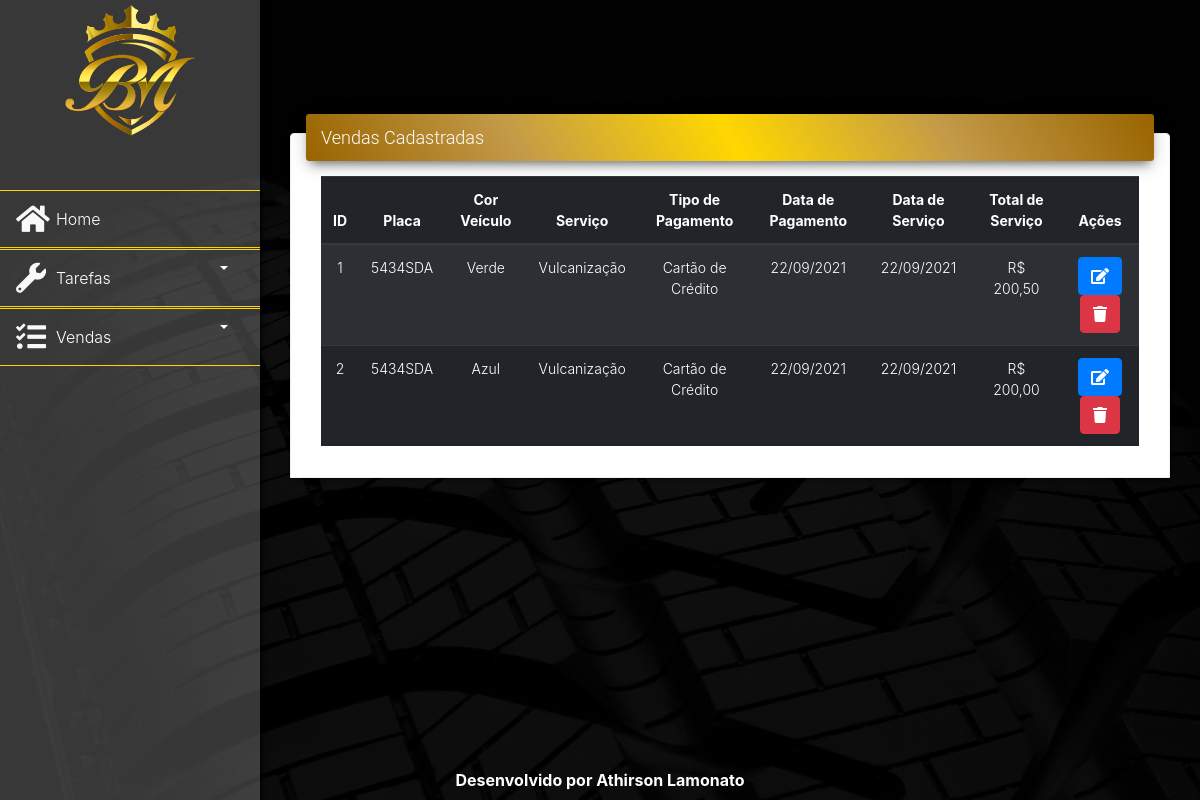
Screenshot of /dados_vendas.php with the database file from the repository.
### tables this page shows
CREATE TABLE `vendas` (
  `ID` bigint(20) UNSIGNED NOT NULL,
  `PLACA` varchar(50) NOT NULL,
  `COR` varchar(50) NOT NULL,
  `TAREFA` int(11) NOT NULL,
  `TIPO_PAGAMENTO` varchar(50) NOT NULL,
  `DATA_PAGAMENTO` date NOT NULL,
  `DATA_SERVICO` date NOT NULL,
  `TOTAL_SERVICO` float NOT NULL,
  `OBSERVACAO` varchar(400) NOT NULL
);

CREATE TABLE `tarefas` (
  `ID` bigint(20) UNSIGNED NOT NULL,
  `NOME` varchar(50) NOT NULL,
  `VALOR` decimal(10,0) NOT NULL,
  `DESCRICAO` varchar(400) NOT NULL
);

### dados_vendas.php (called while the page is built, shortened)
<?php
	require_once 'app/src/dados.php';
	$vendas = Vendas::getVendas();
    include __DIR__ . '/includes/header.php';
    include __DIR__ . '/includes/menu.php';
    include __DIR__ . '/includes/navbar.php';
    include __DIR__ . '/includes/listagem_vendas.php';
    include __DIR__ . '/includes/footer.php';
?>

### app/Db/Database.php (called while the page is built, shortened)
<?php
  class Database{
    private $connection;
    private function setConnection(){
      try{
        $this->connection = new PDO('mysql:host='.self::HOST.';dbname='.self::NAME, self::USER, self::PASS);
        $this->connection->setAttribute(PDO::ATTR_ERRMODE, PDO::ERRMODE_EXCEPTION);
      }catch(PDOException $e){
        die('ERROR: '.$e->setMessage());
      }
    }
    public function execute($query, $params = []){
      try{
        $statement = $this->connection->prepare($query);
        $statement->execute($params);
        return $statement;
      }catch(PDOException $e){
        die('ERROR: '.$e->setMessage());
      }
    }
    public function selectVendas($id = 0){
      $valor = $id;
      $valor = str_replace(' ', '%', strtoupper($valor));
      $query = 'SELECT
                  v.id,
                  v.placa,
                  v.cor,
                  v.tarefa tarefaid,
                  t.nome tarefa,
                  v.tipo_pagamento,
                  v.data_pagamento,
                  v.data_servico,
                  v.total_servico,
                  v.observacao
              FROM
                  vendas v
              INNER JOIN tarefas t ON (t.id = v.tarefa)
              WHERE v.id = :ID or :ID = 0';
      return $this->execute($query,[':ID' => $valor]);
    }
  }
?>

### app/src/dados.php (called while the page is built, shortened)
<?php
	require_once 'app/Db/Database.php';
	class Vendas{
		public static function getVendas(){
      return (new Database('vendas'))->selectVendas()->fetchAll(PDO::FETCH_CLASS);
    }
	}

### includes/listagem_vendas.php (the view, shortened to what this page needs)
<?php
  function converter_formato_data($data){
    $dt = str_replace("-", "/", $data);
    return date('d/m/Y', strtotime($dt));
  }
  function formatar_valores($valor){
    $valor = number_format($valor ,2,",",".");
    return $valor;
  }
$resultados = '';
foreach ($vendas as $objVendas) {
  $total_servico = formatar_valores($objVendas->total_servico);
  $data_servico = converter_formato_data($objVendas->data_servico);
  $data_pagamento = converter_formato_data($objVendas->data_pagamento);
  $resultados .= '<tr class="text-center">
            <td>' . $objVendas->id . '</td>
            <td>' . $objVendas->placa . '</td>
            <td>' . $objVendas->cor . '</td>
            <td>' . $objVendas->tarefa . '</td>
            <td>' . $objVendas->tipo_pagamento . '</td>
            <td>' . $data_pagamento . '</td>
            <td>' . $data_servico . '</td>
            <td>R$ ' . $total_servico . '</td>
            <td>
              <a href="edit_vendas.php?id='. $objVendas->id . '" class="btn btn-primary"><i class="fa fa-edit"></i></a>
              <a href="excluir_vendas.php?id=' . $objVendas->id . '" class="btn btn-danger"><i class="fa fa-trash"></i></a>
            </td>
          </tr>';
}
$resultados = strlen($resultados) ? $resultados : '<tr><td colspan="8" class="text-center">Não há vendas cadastradas</td></tr>'
?>
  <div class="content">
    <div class="container-fluid container-principal">
      <div class="row">
        <div class="col-md-12">
          <div class="card card-plain">
            <div class="card-header card-header-primary">
              <h4 class="card-title mt-0"><?=TITLE?></h4>
            </div>
            <div class="card-body">
              <div class="table-responsive">
                <table class="table table-hover table-dark table-striped">
                <thead class="text-center">
                    <th>
                      ID
                    </th>
                    <th>
                      Placa
                    </th>
                    <th>
                      Cor Veículo
                    </th>
                    <th>
                      Serviço
                    </th>
                    <th>
                      Tipo de Pagamento
                    </th>
                    <th>
                      Data de Pagamento
                    </th>
                    <th>
                      Data de Serviço
                    </th>
                    <th>
                      Total de Serviço
                    </th>
                    <th>
                      Ações
                    </th>
                  </thead>
                  <tbody>
                    <?= $resultados ?>
                  </tbody>
                </table>
              </div>
            </div>
          </div>
        </div>
      </div>
    </div>
  </div>

### includes/header.php (shortened to what this page needs)
<!DOCTYPE html>
<html lang="en">
<head>
  <link rel="stylesheet" href="https://stackpath.bootstrapcdn.com/bootstrap/4.1.3/css/bootstrap.min.css">
  <link href="https://cdn.jsdelivr.net/npm/select2@4.1.0-rc.0/dist/css/select2.min.css" rel="stylesheet" />
  <link rel="stylesheet" href="https://use.fontawesome.com/releases/v5.0.7/css/all.css">
  <link href="assets/css/styles.css?v=<?= time() ?>" rel="stylesheet" />
</head>
<body class="">
  <div class="wrapper">
    <aside id="sidebar">

### includes/menu.php (shortened to what this page needs)
  <section class="home">
    <div class="home text-center">
      <a href="index.php" aria-current="page">
        <img class="imgLogo" src="./assets/img/logoMenu.png">
      </a>
    </div>
  </section>
  <section class="itens mt-5">
    <ul class="nav nav-pills flex-column mb-auto">
      <li class="nav-item">
          <a href="index.php" class="nav-link active" aria-current="page">
            <i class="fa fa-home Iconlarge"></i><p>Home</p>
          </a>
      </li>
      <li class="nav-item">
        <div class="dropdown">
          <a href="#" class="nav-link dropdown-toggle" id="dropdownTarefas" role="button" data-toggle="dropdown" aria-haspopup="true" aria-expanded="false" aria-current="page">
            <i class="fa fa-wrench Iconlarge"></i><p>Tarefas</p>
          </a>
        </div>
      </li>
      <li class="nav-item">
        <div class="dropdown">
          <a href="#" class="nav-link dropdown-toggle" id="dropdownVendas" role="button" data-toggle="dropdown" aria-haspopup="true" aria-expanded="false" aria-current="page">
            <i class="fa fa-tasks Iconlarge"></i><p>Vendas</p>
          </a>
        </div>
      </li>
    </ul>
  </section>
</aside>

### includes/navbar.php
<main>

### includes/footer.php
    <footer class="fixed-bottom">
      <div class="container">
        <div class="row justify-content-center">
          <p>Desenvolvido por Athirson Lamonato</p>
        </div>
      </div>
    </footer>
    </main>
  </div>
</body>
</html>

### assets/css/styles.css (style rules this page uses)
main { position: relative; float: right; width: calc(100% - 260px); height: 100%; max-height: 100%; }
main>.content { padding: 30px 15px; min-height: calc(100vh - 123px); }
aside { position: absolute; width: 260px; background: #a2a2a257; padding: 0px; box-shadow: 0px 0px 5px 1px #000000; height: 100%; max-height: 100%; }
.wrapper { position: relative; top: 0; height: 100vh; }
body { background-color: #000000; font-weight: 300; width: 100%; }
section.home { padding-top: 5px; }
a { text-decoration: none; }
.Iconlarge { font-size: 20px; font-size: 30px; margin-right: 20px; line-height: 0.8; width: 20px; text-align: center; color: #f8f9fa; position: relative; padding: 0; }
.nav-item { margin-bottom: 1px; display: block; max-height: 140px; }
a.nav-link { border-color: #ffd700!important; background: transparent!important; border-radius: 0!important; border-width: 1px 0px 1px 0px; border-style: solid; color:white; }
a.nav-link p { display: inline-block; white-space: nowrap; position: relative; margin: 0; width: 70%; }
.container-fluid { width: 100%; padding-right: 15px; padding-left: 15px; margin-right: auto; margin-left: auto; }
.row { display: flex; flex-wrap: wrap; margin-right: -15px; margin-left: -15px; }
h4, .h4 { font-size: 1.125rem; line-height: 1.4em; font-weight: 300; }
h1, h2, h3, h4, h5, h6, .h1, .h2, .h3, .h4 { font-family: "Roboto", "Helvetica", "Arial", sans-serif; font-weight: 300; line-height: 1.5em; }
.card [class*="card-header-"]:not(.card-header-icon):not(.card-header-text):not(.card-header-image) { border-radius: 3px; margin-top: -20px; padding: 10px 0px 10px 15px; }
.card .card-header-primary .card-icon, .card .card-header-primary .card-text, .card .card-header-primary:not(.card-header-icon):not(.card-header-text), .card.bg-primary, .card.card-rotate.bg-primary .front, .card.card-rotate.bg-primary .back { background: linear-gradient( 60deg,#996400,#c39a48, #ffd700,#c39a48, #996400); }
.card .card-header-primary .card-icon, .card .card-header-primary:not(.card-header-icon):not(.card-header-text), .card .card-header-primary .card-text { box-shadow: 0 4px 20px 0px rgb(0 0 0 / 14%), 0 7px 10px -5px #333333b0; }
.card .card-header .card-title { margin-bottom: 3px; }
.card [class*="card-header-"] .card-title a, .card [class*="card-header-"] .card-title, .card [class*="card-header-"] .icon i, .card[class*="bg-"] .card-title a, .card[class*="bg-"] .card-title, .card[class*="bg-"] .icon i { color: #fff; }
.card .card-title:last-child { margin-bottom: 0; }
.card .card-title { margin-top: 0; margin-bottom: 3px; }
.card .card-title { margin-top: 0.625rem; }
.title, .title a, .card-title, .card-title a, .info-title, .info-title a, .footer-brand, .footer-brand a, .footer-big h5, .footer-big h5 a, .footer-big h4, .footer-big h4 a, .media .media-heading, .media .media-heading a { color: #3C4858; text-decoration: none; }
.card-title { margin-bottom: 0.75rem; }
.card [class*="card-header-"] { margin: 0px 15px 0; padding: 0; position: relative; }
footer { margin-top: 13px; background: #04060600; color: white; font-weight: bold; }
footer div div p { display: inline; margin: 8px; }
.card .card-header { z-index: 3 !important; }
.card [class*="card-header-"], .card[class*="bg-"] { color: #fff; }
.card .card-header { border-bottom: none; background: transparent; }
.card-header:first-child { border-radius: calc(0.25rem - 1px) calc(0.25rem - 1px) 0 0; }
.card-header { padding: 0.75rem 1.25rem; margin-bottom: 0; background-color: #fff; border-bottom: 1px solid #eeeeee; }
.card .card-body, .card .card-footer { padding: 0.9375rem 1.875rem; }
.card { box-shadow: 0 1px 4px 0 rgb(0 0 0 / 14%); }
.card { font-size: .875rem; }
.card { border: 0; margin-top: 30px; border-radius: 6px; color: #333333; background: #fff; width: 100%; box-shadow: 0 2px 2px 0 rgb(0 0 0 / 14%), 0 3px 1px -2px rgb(0 0 0 / 20%), 0 1px 5px 0 rgb(0 0 0 / 12%); }
.card { position: relative; display: flex; flex-direction: column; min-width: 0; word-wrap: break-word; background-color: #fff; background-clip: border-box; border: 1px solid #eeeeee; border-radius: 0.25rem; }
thead th { color:white; }
.container-principal { vertical-align: middle; justify-content: center; margin-top: 8%; }
.btn { color:white; font-weight: bold; }
.card { border-bottom-left-radius: 0; border-bottom-right-radius: 0; }
.nav-link { display: flex; padding: 1rem 1rem; }
.imgLogo { width: 50%; height: 50%; }

### rows the page displays
vendas: ID "1", PLACA "5434SDA", COR "Verde", tarefas.NOME "Vulcanização", TIPO_PAGAMENTO "Cartão de Crédito", DATA_PAGAMENTO "22/09/2021", DATA_SERVICO "22/09/2021", TOTAL_SERVICO "200,50"
vendas: ID "2", PLACA "5434SDA", COR "Azul", tarefas.NOME "Vulcanização", TIPO_PAGAMENTO "Cartão de Crédito", DATA_PAGAMENTO "22/09/2021", DATA_SERVICO "22/09/2021", TOTAL_SERVICO "200,00"

### other values shown
TITLE "Vendas Cadastradas"
